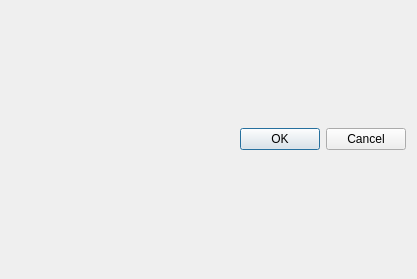
<?xml version="1.0" encoding="UTF-8"?>
<ui version="4.0">
 <class>DeviceChoose</class>
 <widget class="QDialog" name="DeviceChoose">
  <property name="geometry">
   <rect>
    <x>0</x>
    <y>0</y>
    <width>417</width>
    <height>279</height>
   </rect>
  </property>
  <property name="windowTitle">
   <string>Dialog</string>
  </property>
  <layout class="QVBoxLayout" name="verticalLayout">
   <item>
    <layout class="QGridLayout" name="gridLayout"/>
   </item>
   <item>
    <widget class="QDialogButtonBox" name="buttonBox">
     <property name="standardButtons">
      <set>QDialogButtonBox::Cancel|QDialogButtonBox::Ok</set>
     </property>
    </widget>
   </item>
  </layout>
 </widget>
 <resources/>
 <connections/>
</ui>
